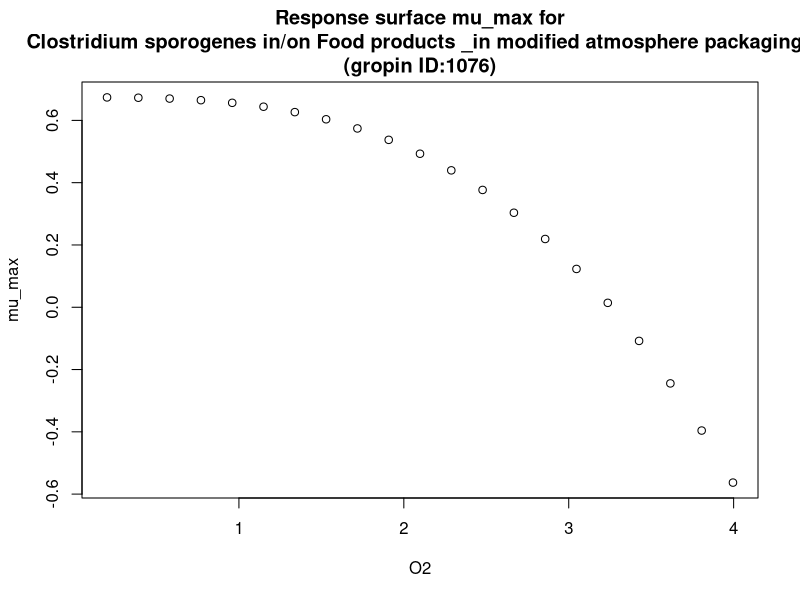

The R source for this figure:
#############################
# start of Parameter script
#############################
O2 <- seq(0.2002,3.996003996004,length.out=21)
#############################
# end of Parameter script
#############################
############################# 
# start of Model script Gropin ID 1076 
#############################
 
# constant coefficients for this model
 
variables <- data.frame(O2)
argumentsPar <- expand.grid(variables)
 
# heart of the model
response_surface <- function(O2) {
   mumax <-0.674*(1-(O2/3.26)^2.983)

return(mumax=mumax)
} 

# output parameters
mumax <- cbind(argumentsPar,response_surface(argumentsPar['O2']))
colnames(mumax) <- c(colnames(argumentsPar),'mumax')
#############################
# End of Model script
#############################
############################# 
# start of Visualisation script Gropin ID 1076 
#############################
plot(O2,mumax$mumax,
                          xlab='O2',
                          ylab='mu_max',main='Response surface mu_max for
Clostridium sporogenes in/on Food products _in modified atmosphere packaging_
(gropin ID:1076)')
#############################
# End of Visualisation script
#############################
